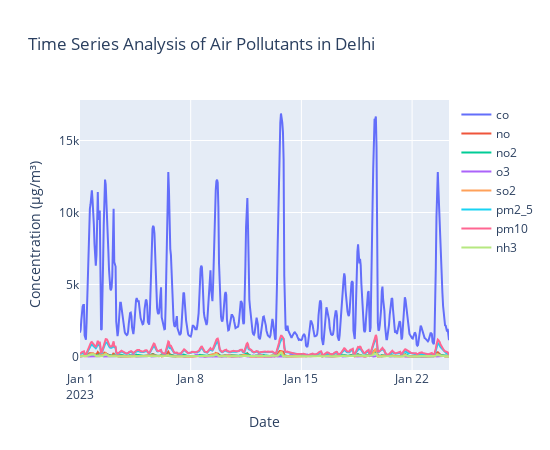

Write notebook code for a chart like this one.
### Code cell
fig = go.Figure()

for pollutant in ['co', 'no', 'no2', 'o3', 'so2', 'pm2_5', 'pm10', 'nh3']:
    fig.add_trace(go.Scatter(x=data['date'], y=data[pollutant], mode='lines', 
                             name=pollutant))

fig.update_layout(title='Time Series Analysis of Air Pollutants in Delhi',
                  xaxis_title='Date', yaxis_title='Concentration (µg/m³)', width=550,height=450)
fig.show()

### Figure 1 — Plotly figure (JSON) as saved in the notebook; plotly's stock layout.template omitted (floating-point values rounded to 4 significant figures; data arrays with more than 128 entries replaced by an {"elided": "..."} marker saying what was removed)
{"data": [{"mode": "lines", "name": "co", "type": "scatter", "x": {"elided": "561 str values"}, "y": {"elided": "561 float values"}}, {"mode": "lines", "name": "no", "type": "scatter", "x": {"elided": "561 str values"}, "y": {"elided": "561 float values"}}, {"mode": "lines", "name": "no2", "type": "scatter", "x": {"elided": "561 str values"}, "y": {"elided": "561 float values"}}, {"mode": "lines", "name": "o3", "type": "scatter", "x": {"elided": "561 str values"}, "y": {"elided": "561 float values"}}, {"mode": "lines", "name": "so2", "type": "scatter", "x": {"elided": "561 str values"}, "y": {"elided": "561 float values"}}, {"mode": "lines", "name": "pm2_5", "type": "scatter", "x": {"elided": "561 str values"}, "y": {"elided": "561 float values"}}, {"mode": "lines", "name": "pm10", "type": "scatter", "x": {"elided": "561 str values"}, "y": {"elided": "561 float values"}}, {"mode": "lines", "name": "nh3", "type": "scatter", "x": {"elided": "561 str values"}, "y": {"elided": "561 float values"}}], "layout": {"height": 450, "title": {"text": "Time Series Analysis of Air Pollutants in Delhi"}, "width": 550, "xaxis": {"autorange": true, "range": ["2023-01-01", "2023-01-24 08:00"], "title": {"text": "Date"}, "type": "date"}, "yaxis": {"autorange": true, "range": [-937.6, 17810.0], "title": {"text": "Concentration (µg/m³)"}, "type": "linear"}}}
